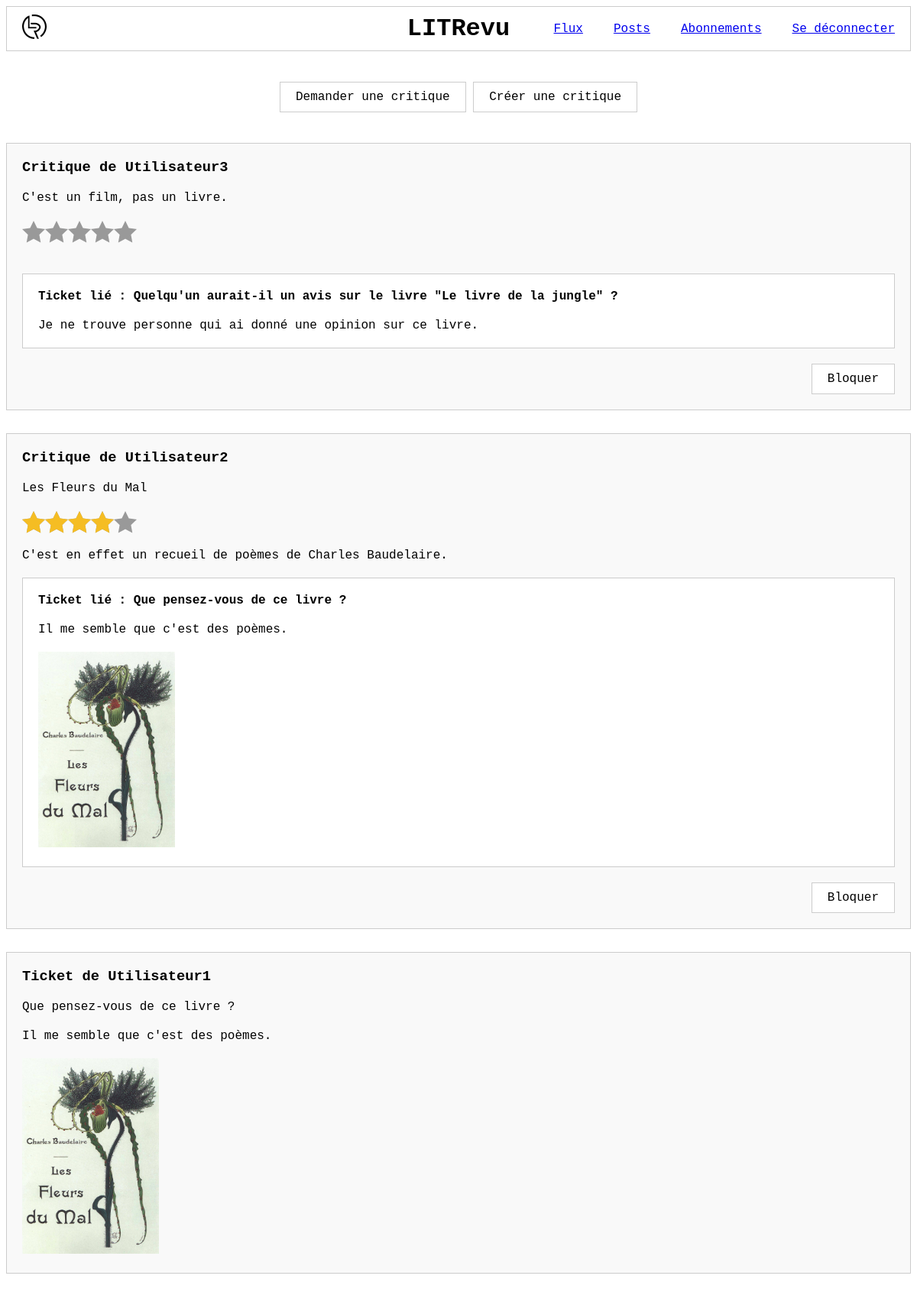
The page /review/home/ (signed in) on the database its author committed.
### reviews/models.py (models this page shows, shortened)
class Review(models.Model):
    ticket = models.ForeignKey(to=Ticket, on_delete=models.CASCADE)
    rating = models.PositiveSmallIntegerField(validators=[MinValueValidator(0), MaxValueValidator(5)])
    headline = models.CharField(max_length=128)
    body = models.TextField(max_length=8192, blank=True)
    user = models.ForeignKey(to=settings.AUTH_USER_MODEL, on_delete=models.CASCADE)
    time_created = models.DateTimeField(auto_now_add=True)

class Ticket(models.Model):
    title = models.fields.CharField(max_length=128)
    description = models.fields.TextField(max_length=2048, blank=True)
    user = models.ForeignKey(to=settings.AUTH_USER_MODEL, on_delete=models.CASCADE)
    image = models.ImageField(null=True, blank=True)
    time_created = models.fields.DateTimeField(auto_now_add=True)

### authentication/models.py (models this page shows)
class User(AbstractUser):
    first_name = None
    last_name = None

### reviews/views.py (the view)
# urls.py: path('home/', views.feed, name='home'),
@login_required
def feed(request):
    posts = get_feed_posts(request.user)
    return render(request, "reviews/home.html", {"posts": posts})

### reviews/utils.py (called while the page is built)
def get_feed_posts(user):
    users = [user]
    followed_users = UserFollow.objects.filter(user=user).values_list("followed_user", flat=True)
    users += list(followed_users)
    blocked_user_ids = UserBlock.objects.filter(user=user).values_list("blocked_user_id", flat=True)
    tickets = Ticket.objects.filter(user__in=users).exclude(user__in=blocked_user_ids)
    reviews = Review.objects.filter(user__in=users).exclude(user__in=blocked_user_ids)
    reviews_on_user_tickets = Review.objects.filter(ticket__user=user).exclude(user__in=blocked_user_ids)
    reviews = (reviews | reviews_on_user_tickets).distinct()
    for ticket in tickets:
        ticket.content_type = "ticket"
    for review in reviews:
        review.content_type = "review"
    posts = sorted(chain(tickets, reviews), key=attrgetter("time_created"), reverse=True)
    return posts

### reviews/templates/reviews/home.html (shortened to what this page needs)
{% extends "base.html" %}
{% load static %}
{% block extra_css %}
<link rel="stylesheet" href="{% static 'reviews/base_review.css' %}">
<link rel="stylesheet" href="{% static 'reviews/home.css' %}">
<link rel="stylesheet" href="{% static 'reviews/starability/starability-basic.css' %}">
{% endblock %}
{% block content %}
<div>
    <a class="button" href="{% url 'create_ticket' %}">Demander une critique</a>
    <a class="button" href="{% url 'create_ticket_and_review' %}">Créer une critique</a>
</div>
<section>
    {% if posts %}
    {% for post in posts %}
    {% if post.content_type == "review" %}
    <div class="review">
        <h3>Critique de {{ post.user }}</h3>
        <p>{{ post.headline }}</p>
        <div class="starability-result" data-rating="{{ post.rating }}" aria-label="{{ post.rating }} étoiles sur 5">
        </div>
        <p>{{ post.body }}</p>
        <div class="ticket">
            <h4>Ticket lié : {{ post.ticket.title }}</h4>
            <p>{{ post.ticket.description }}</p>
            {% if post.ticket.image %}
            <div class="ticket-img">
                <img src="{{ post.ticket.image.url }}" alt="Image du ticket">
            </div>
            {% endif %}
        </div>
        {% if post.user != request.user %}
        <div class="button-list">
            <form method="post" action="{% url 'block' post.user.id %}">
                <button class="block" type="submit">Bloquer</button>
            </form>
        </div>
        {% endif %}
    </div>
    {% elif post.content_type == "ticket" %}
    <div class="ticket">
        <h3>Ticket de {{ post.user }}</h3>
        <p>{{ post.title }}</p>
        <p>{{ post.description }}</p>
        {% if post.image %}
        <div class="ticket-img">
            <img src="{{ post.image.url }}" alt="Image du ticket">
        </div>
        {% endif %}
    </div>
    {% endif %}
    {% endfor %}
    {% else %}
    <p>Aucune publication pour le moment.</p>
    {% endif %}
</section>
{% endblock content %}

### static/styles.css (style rules this page uses)
body { font-family: 'Courier New', Courier, monospace; }
.button, button { padding: 10px 20px; font-size: 16px; font-family: 'Courier New', Courier, monospace; background-color: white; color: black; border: 1px solid #ccc; cursor: pointer; text-decoration: none; }

### reviews/static/reviews/base_review.css (style rules this page uses)
section { margin: 40px 0; padding: 0; list-style: none; width: 100%; display: flex; flex-direction: column; gap: 30px; }
h2, h3, h4, p { margin: 0; }
button { align-self: flex-end; width: auto; }
.review, .ticket { display: flex; flex-direction: column; gap: 20px; border: 1px solid #ccc; padding: 20px; background-color: #f9f9f9; }
.review .ticket { background-color: #fff; }
.ticket-img img { max-width: 256px; max-height: 256px; object-fit: contain }
.button-list { display: flex; flex-direction: row; justify-content: flex-end; gap: 20px; }

### reviews/static/reviews/home.css (style rules this page uses)
.content .button { display: inline-block; }

### reviews/static/reviews/starability/starability-basic.css (style rules this page uses)
.starability-result { position: relative; width: 150px; height: 30px; font-size: 0.1em; color: transparent; }
.starability-result:after { content: ' '; position: absolute; left: 0; height: 30px; background-position: 0 -30px; }
.starability-result[data-rating="4"]::after { width: 120px; }

### rows shown on the page
Review: user "Utilisateur3", headline "C'est un film, pas un livre.", ticket "Quelqu'un aurait-il un avis sur le livre \"Le livre de la jungle\" ?", ticket.description "Je ne trouve personne qui ai donné une opinion sur ce livre.", shows "Bloquer"
Review: user "Utilisateur2", headline "Les Fleurs du Mal", body "C'est en effet un recueil de poèmes de Charles Baudelaire.", ticket "Que pensez-vous de ce livre ?", ticket.description "Il me semble que c'est des poèmes.", ticket.image (picture), shows "Bloquer"
Ticket: user "Utilisateur1", title "Que pensez-vous de ce livre ?", description "Il me semble que c'est des poèmes.", image (picture)
